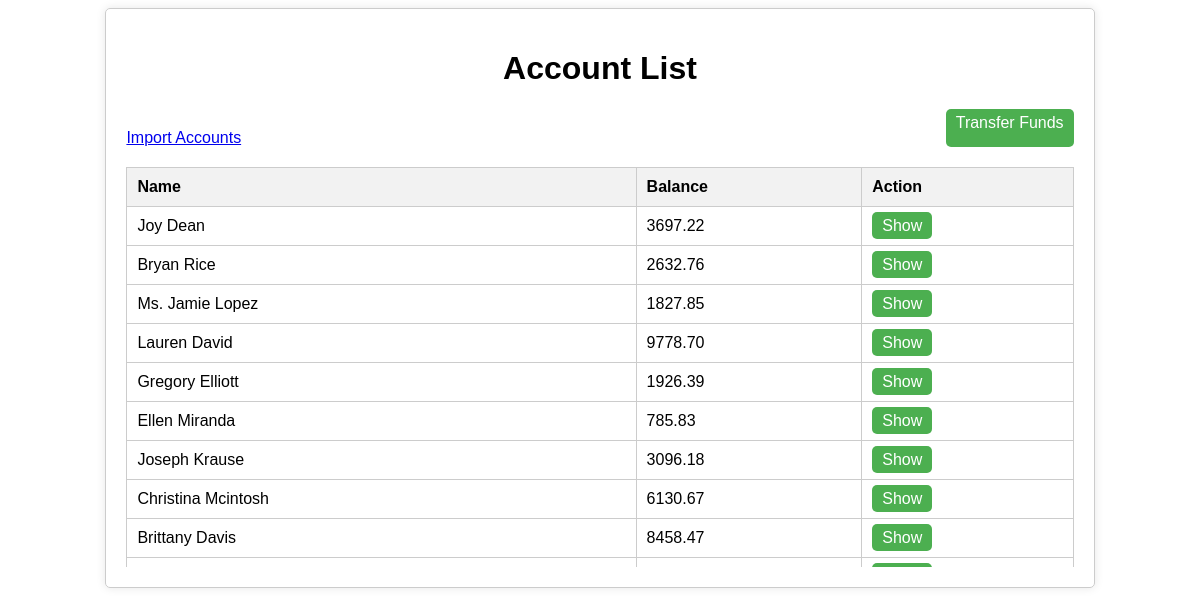
The page / on the database its author committed.
### accounts/models.py (models this page shows, shortened)
class Account(models.Model):
    id = models.CharField(max_length=50, primary_key=True)
    name = models.CharField(max_length=100)
    balance = models.DecimalField(max_digits=10, decimal_places=2)

### accounts/views.py (the view)
# urls.py: path('', list_accounts, name='list_accounts'),
def list_accounts(request):
    accounts = Account.objects.all()
    transfer_success = request.session.pop('transfer_success', False)  # Get and remove success flag from session
    return render(request, 'accounts/list.html', {'accounts': accounts, 'transfer_success': transfer_success})

### accounts/templates/accounts/list.html (shortened to what this page needs)
<!DOCTYPE html>
<html lang="en">
<head>
</head>
<body>
    <div class="container">
        <h1>Account List</h1>
        <div class="top-actions">
            <a href="{% url 'import_accounts' %}" class="import-link">Import Accounts</a>
            <a href="{% url 'transfer_funds' %}" class="transfer-button">Transfer Funds</a>
        </div>
        <div class="table-container">
            <table>
                <thead>
                    <tr>
                        <th>Name</th>
                        <th>Balance</th>
                        <th>Action</th>
                    </tr>
                </thead>
                <tbody>
                    {% for account in accounts %}
                    <tr>
                        <td>{{ account.name }}</td>
                        <td>{{ account.balance }}</td>
                        <td>
                            <a href="{% url 'account_detail' account.id %}" class="show-button">Show</a>
                        </td>
                    </tr>
                    {% endfor %}
                </tbody>
            </table>
        </div>
    </div>
</body>
</html>

### accounts/templates/accounts/list.html (style rules this page uses)
body { font-family: Arial, sans-serif; }
.container { width: 80%; margin: 0 auto; padding: 20px; border: 1px solid #ccc; border-radius: 5px; box-shadow: 0 0 10px rgba(0, 0, 0, 0.1); }
h1 { text-align: center; }
.top-actions { display: flex; justify-content: space-between; margin-bottom: 20px; }
.table-container { height: 400px; overflow-y: scroll; }
table { width: 100%; border-collapse: collapse; margin-bottom: 20px; }
th, td { border: 1px solid #ccc; padding: 10px; text-align: left; }
th { background-color: #f2f2f2; }
.show-button, .transfer-button { padding: 5px 10px; background-color: #4CAF50; color: white; border: none; border-radius: 5px; cursor: pointer; text-decoration: none; }
.import-link, .back-link { display: inline-block; margin-top: 20px; }

### rows shown on the page
Account: name "Joy Dean", balance "3697.22"
Account: name "Bryan Rice", balance "2632.76"
Account: name "Ms. Jamie Lopez", balance "1827.85"
Account: name "Lauren David", balance "9778.70"
Account: name "Gregory Elliott", balance "1926.39"
Account: name "Ellen Miranda", balance "785.83"
Account: name "Joseph Krause", balance "3096.18"
Account: name "Christina Mcintosh", balance "6130.67"
Account: name "Brittany Davis", balance "8458.47"
